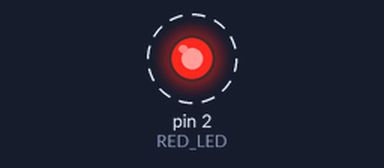
Recording of a sketch running on a simulated Arduino Uno, built with avr-gcc and run on an emulated ATmega328P. Shown: output pins drawn as LEDs (lit = HIGH). Dashed ring = blinking. What the sketch prints to the serial monitor is not drawn.

Above: at 0.5 s.
Timing chart, 0 to 4.6 s (numbered marks = the images above):
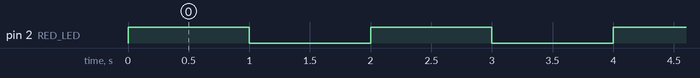

Measured:
- by itself, pin 2 (RED_LED): alternates HIGH for 1.0 s and LOW for 1.0 s

The sketch:

using_monitor_serial.ino
```cpp
#define RED_LED 2
#define ON 1
#define OFF 0
#define ONE_SECOND 1000

// Variables Defined
// ON
// OFF
// ONE_SECOND


void setup()
{
  Serial.begin(9600);
  pinMode(RED_LED, OUTPUT);

}

void loop()
{
  Serial.println(RED_LED);
  digitalWrite(RED_LED, ON);
  delay(ONE_SECOND);
  digitalWrite(RED_LED, OFF);
  delay(ONE_SECOND);
}
```
